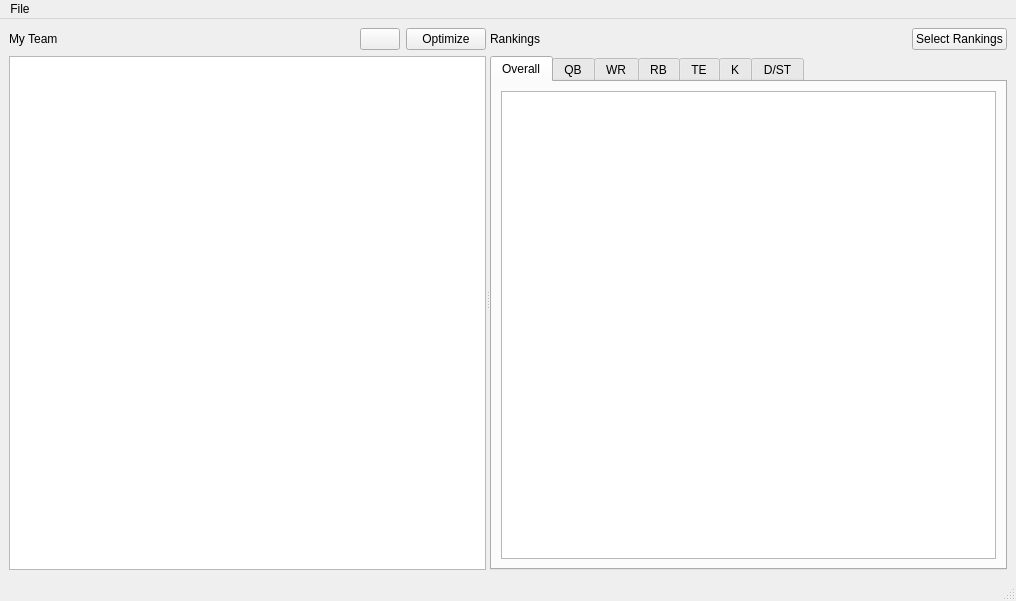
<?xml version="1.0" encoding="UTF-8"?>
<ui version="4.0">
 <class>FFLineupOptimizerFrontEnd</class>
 <widget class="QMainWindow" name="FFLineupOptimizerFrontEnd">
  <property name="geometry">
   <rect>
    <x>0</x>
    <y>0</y>
    <width>1016</width>
    <height>601</height>
   </rect>
  </property>
  <property name="sizePolicy">
   <sizepolicy hsizetype="Expanding" vsizetype="Expanding">
    <horstretch>0</horstretch>
    <verstretch>0</verstretch>
   </sizepolicy>
  </property>
  <property name="minimumSize">
   <size>
    <width>0</width>
    <height>0</height>
   </size>
  </property>
  <property name="maximumSize">
   <size>
    <width>16777214</width>
    <height>16777215</height>
   </size>
  </property>
  <property name="windowTitle">
   <string>Fantasy Football Lineup Optimizer</string>
  </property>
  <widget class="QWidget" name="centralwidget">
   <layout class="QGridLayout" name="gridLayout">
    <item row="0" column="0">
     <widget class="QSplitter" name="splitter">
      <property name="orientation">
       <enum>Qt::Horizontal</enum>
      </property>
      <widget class="QWidget" name="">
       <layout class="QVBoxLayout" name="verticalLayout">
        <item>
         <layout class="QHBoxLayout" name="horizontalLayout_2">
          <item>
           <widget class="QLabel" name="myTeamLabel">
            <property name="text">
             <string>My Team</string>
            </property>
           </widget>
          </item>
          <item>
           <spacer name="myTeamHorizontalSpacer">
            <property name="orientation">
             <enum>Qt::Horizontal</enum>
            </property>
            <property name="sizeHint" stdset="0">
             <size>
              <width>40</width>
              <height>20</height>
             </size>
            </property>
           </spacer>
          </item>
          <item>
           <widget class="QPushButton" name="addPlayerButton">
            <property name="sizePolicy">
             <sizepolicy hsizetype="Minimum" vsizetype="Minimum">
              <horstretch>0</horstretch>
              <verstretch>0</verstretch>
             </sizepolicy>
            </property>
            <property name="text">
             <string/>
            </property>
           </widget>
          </item>
          <item>
           <widget class="QPushButton" name="optimizeButton">
            <property name="text">
             <string>Optimize</string>
            </property>
           </widget>
          </item>
         </layout>
        </item>
        <item>
         <widget class="QTableView" name="myTeamTableView">
          <property name="sizePolicy">
           <sizepolicy hsizetype="Expanding" vsizetype="Expanding">
            <horstretch>0</horstretch>
            <verstretch>0</verstretch>
           </sizepolicy>
          </property>
         </widget>
        </item>
       </layout>
      </widget>
      <widget class="QWidget" name="">
       <layout class="QVBoxLayout" name="verticalLayout_2">
        <item>
         <layout class="QHBoxLayout" name="horizontalLayout">
          <item>
           <widget class="QLabel" name="rankingsLabel">
            <property name="text">
             <string>Rankings</string>
            </property>
           </widget>
          </item>
          <item>
           <spacer name="horizontalSpacer">
            <property name="orientation">
             <enum>Qt::Horizontal</enum>
            </property>
            <property name="sizeHint" stdset="0">
             <size>
              <width>40</width>
              <height>20</height>
             </size>
            </property>
           </spacer>
          </item>
          <item>
           <widget class="QPushButton" name="selectRankingsButton">
            <property name="text">
             <string>Select Rankings</string>
            </property>
           </widget>
          </item>
         </layout>
        </item>
        <item>
         <widget class="QTabWidget" name="rankingsTabWidget">
          <property name="currentIndex">
           <number>0</number>
          </property>
          <widget class="QWidget" name="overallTab">
           <attribute name="title">
            <string>Overall</string>
           </attribute>
           <layout class="QGridLayout" name="gridLayout_2">
            <item row="0" column="0">
             <widget class="QTableView" name="rankingsTableView"/>
            </item>
           </layout>
          </widget>
          <widget class="QWidget" name="qbTab">
           <attribute name="title">
            <string>QB</string>
           </attribute>
          </widget>
          <widget class="QWidget" name="wrTab">
           <attribute name="title">
            <string>WR</string>
           </attribute>
          </widget>
          <widget class="QWidget" name="rbTab">
           <attribute name="title">
            <string>RB</string>
           </attribute>
          </widget>
          <widget class="QWidget" name="teTab">
           <attribute name="title">
            <string>TE</string>
           </attribute>
          </widget>
          <widget class="QWidget" name="kTab">
           <attribute name="title">
            <string>K</string>
           </attribute>
          </widget>
          <widget class="QWidget" name="dstTab">
           <attribute name="title">
            <string>D/ST</string>
           </attribute>
          </widget>
         </widget>
        </item>
       </layout>
      </widget>
     </widget>
    </item>
   </layout>
  </widget>
  <widget class="QMenuBar" name="menubar">
   <property name="geometry">
    <rect>
     <x>0</x>
     <y>0</y>
     <width>1016</width>
     <height>26</height>
    </rect>
   </property>
   <widget class="QMenu" name="menuFile">
    <property name="title">
     <string>File</string>
    </property>
    <addaction name="actionClose"/>
    <addaction name="separator"/>
    <addaction name="actionConfigure_Settings"/>
   </widget>
   <addaction name="menuFile"/>
  </widget>
  <widget class="QStatusBar" name="statusbar"/>
  <action name="actionClose">
   <property name="text">
    <string>Close</string>
   </property>
  </action>
  <action name="actionConfigure_Settings">
   <property name="text">
    <string>Configure Settings</string>
   </property>
  </action>
 </widget>
 <resources/>
 <connections/>
</ui>
